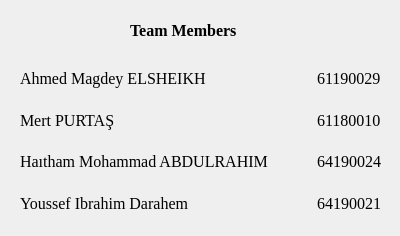
<?xml version="1.0" encoding="UTF-8"?>
<ui version="4.0">
 <class>AboutDialog</class>
 <widget class="QDialog" name="AboutDialog">
  <property name="geometry">
   <rect>
    <x>0</x>
    <y>0</y>
    <width>400</width>
    <height>236</height>
   </rect>
  </property>
  <property name="windowTitle">
   <string>About Team</string>
  </property>
  <property name="windowIcon">
   <iconset resource="resources.qrc">
    <normaloff>:/img/img/encryption.svg</normaloff>:/img/img/encryption.svg</iconset>
  </property>
  <widget class="QWidget" name="layoutWidget">
   <property name="geometry">
    <rect>
     <x>20</x>
     <y>60</y>
     <width>361</width>
     <height>161</height>
    </rect>
   </property>
   <layout class="QVBoxLayout" name="verticalLayout">
    <item>
     <layout class="QHBoxLayout" name="horizontalLayout">
      <item>
       <widget class="QLabel" name="label_3">
        <property name="font">
         <font>
          <family>Georgia</family>
          <pointsize>12</pointsize>
         </font>
        </property>
        <property name="text">
         <string>Ahmed Magdey ELSHEIKH</string>
        </property>
       </widget>
      </item>
      <item>
       <spacer name="horizontalSpacer">
        <property name="orientation">
         <enum>Qt::Horizontal</enum>
        </property>
        <property name="sizeHint" stdset="0">
         <size>
          <width>40</width>
          <height>20</height>
         </size>
        </property>
       </spacer>
      </item>
      <item>
       <widget class="QLabel" name="label_8">
        <property name="font">
         <font>
          <family>Georgia</family>
          <pointsize>12</pointsize>
         </font>
        </property>
        <property name="text">
         <string>61190029</string>
        </property>
       </widget>
      </item>
     </layout>
    </item>
    <item>
     <layout class="QHBoxLayout" name="horizontalLayout_2">
      <item>
       <widget class="QLabel" name="label_5">
        <property name="font">
         <font>
          <family>Georgia</family>
          <pointsize>12</pointsize>
         </font>
        </property>
        <property name="text">
         <string>Mert PURTAŞ</string>
        </property>
       </widget>
      </item>
      <item>
       <spacer name="horizontalSpacer_2">
        <property name="orientation">
         <enum>Qt::Horizontal</enum>
        </property>
        <property name="sizeHint" stdset="0">
         <size>
          <width>40</width>
          <height>20</height>
         </size>
        </property>
       </spacer>
      </item>
      <item>
       <widget class="QLabel" name="label_7">
        <property name="font">
         <font>
          <family>Georgia</family>
          <pointsize>12</pointsize>
         </font>
        </property>
        <property name="text">
         <string>61180010</string>
        </property>
       </widget>
      </item>
     </layout>
    </item>
    <item>
     <layout class="QHBoxLayout" name="horizontalLayout_4">
      <item>
       <widget class="QLabel" name="label_4">
        <property name="font">
         <font>
          <family>Georgia</family>
          <pointsize>12</pointsize>
         </font>
        </property>
        <property name="text">
         <string>Haıtham Mohammad ABDULRAHIM</string>
        </property>
       </widget>
      </item>
      <item>
       <spacer name="horizontalSpacer_4">
        <property name="orientation">
         <enum>Qt::Horizontal</enum>
        </property>
        <property name="sizeHint" stdset="0">
         <size>
          <width>40</width>
          <height>20</height>
         </size>
        </property>
       </spacer>
      </item>
      <item>
       <widget class="QLabel" name="label_9">
        <property name="font">
         <font>
          <family>Georgia</family>
          <pointsize>12</pointsize>
         </font>
        </property>
        <property name="text">
         <string>64190024</string>
        </property>
       </widget>
      </item>
     </layout>
    </item>
    <item>
     <layout class="QHBoxLayout" name="horizontalLayout_3">
      <item>
       <widget class="QLabel" name="label_2">
        <property name="font">
         <font>
          <family>Georgia</family>
          <pointsize>12</pointsize>
         </font>
        </property>
        <property name="text">
         <string>Youssef Ibrahim Darahem</string>
        </property>
       </widget>
      </item>
      <item>
       <spacer name="horizontalSpacer_3">
        <property name="orientation">
         <enum>Qt::Horizontal</enum>
        </property>
        <property name="sizeHint" stdset="0">
         <size>
          <width>40</width>
          <height>20</height>
         </size>
        </property>
       </spacer>
      </item>
      <item>
       <widget class="QLabel" name="label_6">
        <property name="font">
         <font>
          <family>Georgia</family>
          <pointsize>12</pointsize>
         </font>
        </property>
        <property name="text">
         <string>64190021</string>
        </property>
       </widget>
      </item>
     </layout>
    </item>
   </layout>
  </widget>
  <widget class="QLabel" name="label">
   <property name="geometry">
    <rect>
     <x>130</x>
     <y>20</y>
     <width>131</width>
     <height>21</height>
    </rect>
   </property>
   <property name="font">
    <font>
     <family>Georgia</family>
     <pointsize>12</pointsize>
     <weight>75</weight>
     <bold>true</bold>
    </font>
   </property>
   <property name="text">
    <string>Team Members</string>
   </property>
  </widget>
 </widget>
 <resources>
  <include location="resources.qrc"/>
 </resources>
 <connections/>
</ui>
